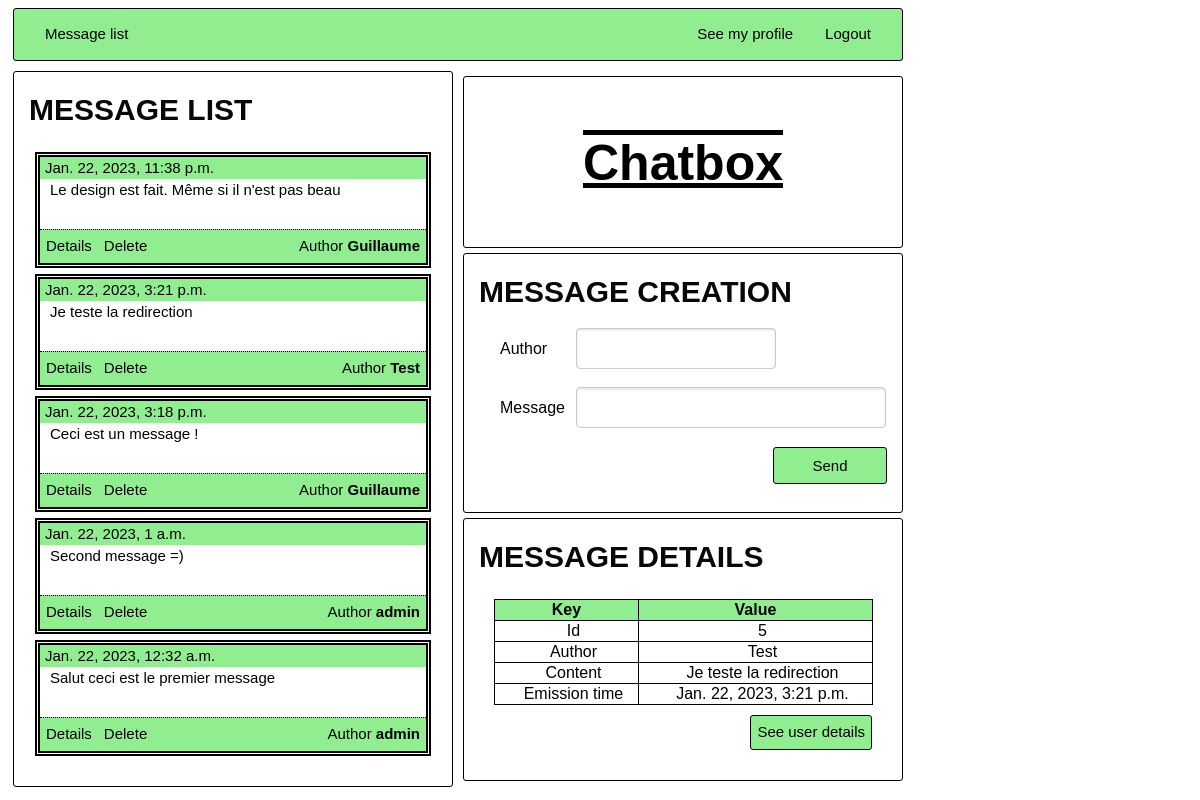
The page /message-app/message/5/details on the database its author committed.
### message_app/models.py (models this page shows, shortened)
class Message(models.Model):
    content = models.CharField(max_length=200)
    emission_time = models.DateTimeField('emission time', null = True)
    author = models.CharField(max_length=200)

### message_app/views.py (the view)
# urls.py: path('message/<int:message_id>/details', views.get_message_details, name='message_details'),
def get_message_details(request, message_id):
    message = MessageRepository.get_message(message_id)
    return index(request, message)

### message_app/forms.py (shortened to what this page needs)
class MessageCreationForm(forms.Form):
    author = forms.CharField(required=True, max_length=200, widget=forms.TextInput(attrs={'class':'short'}))
    content = forms.CharField(required=True, max_length=200)

### message_app/repository.py (called while the page is built)
    def get_messages():
        return Message.objects.order_by('-emission_time')

    def get_message(message_id):
        return get_object_or_404(Message, pk = message_id)

### message_app/views.py (called while the page is built)
def index(request, message = MessageRepository.get_last_message()):
    messages = MessageRepository.get_messages()
    form = MessageCreationForm()
    return render(request, 'index.html', {'messages': messages, 'form': form, 'user_id': "admin", "message": message})

### message_app/templates/index.html
{% load static %}
<link rel="stylesheet" href="{% static 'style.css' %}">
<link rel="stylesheet" href="{% static 'message.css' %}">
 <div id='header' class="module_main">{% include "header.html" %}</div>
 <div class="box">
    <div class="box_left">
        <div class="module_main">
            {% include "messages.html" %}
        </div>
    </div>
    <div class="box_right">
        <div class="app_brand module_main">
            <h1>Chatbox</h1>
        </div>
        {% if form %}
        <div class="module_main">
            {% include "message_form.html" %}
        </div>
        {% endif %}
        {% if message %}
        <div class="module_main">
            {% include "message_details.html" %}
        </div>
        {% endif %}
    </div>
</div>

### message_app/templates/messages.html
{% load static %}
<link rel="stylesheet" href="{% static 'style.css' %}">
<link rel="stylesheet" href="{% static 'message.css' %}">
<h2 class="sub_title">Message list</h2>
<ul class="messageUl">
    {% for message in messages %}
        <li class="message">
            <div class="time">{{ message.emission_time }} </div>
            <div class="messageContent">{{ message.content }}</div>
            <ul div class="lowerButton">
                <li><a href="{% url 'message_app:message_details' message.id %}">Details</a></li>
                <li><a href="{% url 'message_app:delete' message.id %}">Delete</a></li>
                <li style="float:right"><a href="{% url 'login_app:user_details' message.author %}">Author <b>{{ message.author }} </b></a></li>
            </ul>
        </li>
    {% endfor %}
</ul>

### message_app/templates/message_details.html
{% load static %}
<link rel="stylesheet" href="{% static 'style.css' %}">
<link rel="stylesheet" href="{% static 'detail.css' %}">
<div id="detail_module">
    <h2 class="sub_title">Message details</h2>
    <div class="details">
        <table class="details_table">
            <th class="details_th">Key</th>
            <th class="details_th">Value</th>
            <tr class="details_tr">
                <td class="details_td">Id</td>
                <td class="details_td">{{ message.id }}</td>
            </tr>
            <tr class="details_tr">
                <td class="details_td">Author</td>
                <td class="details_td"> {{ message.author }}</td>
            </tr>
            <tr class="details_tr">
                <td class="details_td">Content</td>
                <td class="details_td">{{ message.content }}</td>
            </tr>
            <tr class="details_tr">
                <td class="details_td">Emission time</td>
                <td class="details_td">{{ message.emission_time }}</td>
            </tr>
        </table>
        <div class="bottom_row">
            <a class="right_button back_button" href="{% url 'login_app:user_details' message.author %}">See user details</a>
        </div>
    </div>
</div>

### message_app/static/style.css (style rules this page uses)
h2 { position: relative; padding: 0; margin: 0; font-family: "Raleway", sans-serif; font-weight: 600; font-size: 35px; color: #080808; }
h2.sub_title { font-style: normal; text-align: left; text-transform: uppercase; padding-bottom: 5px; margin-top: 0px; font-size: 30px; }
.module_main { border: 1px solid black; border-radius: 3px; padding: 15px; margin: 5px; }
.back_button { display: inline-block; color:black; border: 1px solid black; list-style-type: none; margin: 0; padding: 0; overflow: hidden; background-color: lightgreen; padding: 5px 6px; text-decoration: none; border-radius: 3px; }
.bottom_row { padding-top: 10px; padding-bottom: 10px; height: 40px; }
.right_button { float: right; }
.app_brand { font-family: "Raleway", sans-serif; font-size: 25px; height: 140px; text-align: center; text-decoration: underline overline black; }

### message_app/static/message.css (style rules this page uses)
li.message { border: thick double black; margin: 6px; }
.time { background-color: lightgreen; padding-left: 5px; }
.messageContent { height: 50px; padding-left: 10px; }
.messageUl { list-style-type: none; padding-left: 0px; }
ul.lowerButton { border-top: 1px dotted black; list-style-type: none; margin: 0; padding: 0; overflow: hidden; background-color: lightgreen; }
ul.lowerButton li { float: left; padding: 5px 6px; }
ul.lowerButton li a { display: inline-block; text-align: center; text-decoration: none; color: black; }

### message_app/static/header.css (style rules this page uses)
#header { padding-top: 0px; padding-bottom: 0px; background-color: lightgreen; }
ul { display: block; list-style-type: disc; margin-block-start: 1em; margin-block-end: 1em; margin-inline-start: 0px; margin-inline-end: 0px; padding-inline-start: 40px; }
li { display: list-item; text-align: -webkit-match-parent; }
*, *:before, *:after { box-sizing: inherit; }

### message_app/static/form.css (style rules this page uses)
input[type=text] { width: 100%; margin: 8px 0; display: inline-block; border: 1px solid #ccc; box-shadow: inset 0 1px 3px #ddd; border-radius: 4px; -webkit-box-sizing: border-box; -moz-box-sizing: border-box; box-sizing: border-box; padding-left: 20px; padding-right: 20px; padding-top: 12px; padding-bottom: 12px; }
input.short { width: 15em; }
table { width: 100%; border-collapse: collapse; }
.box { display: flex; align-items: center; justify-content: center; }
.box_left { width: 50%; }
.box_right { width: 50%; }

### message_app/static/detail.css (style rules this page uses)
table { width: 100%; border-collapse: collapse; }
#detail_module { padding-bottom: 0px; }
.details { margin-top: 15px; margin-left: 15px; margin-right: 15px; }
.details_td { text-align: center; padding-left: 15px; }
th { background-color: lightgreen; }
.details_table, .details_th, .details_td { border: 1px solid black; }

### rows shown on the page
Message: emission_time "Jan. 22, 2023, 11:38 p.m.", content "Le design est fait. Même si il n'est pas beau", author "Guillaume"
Message: emission_time "Jan. 22, 2023, 3:21 p.m.", content "Je teste la redirection", author "Test", id "5"
Message: emission_time "Jan. 22, 2023, 3:18 p.m.", content "Ceci est un message !", author "Guillaume"
Message: emission_time "Jan. 22, 2023, 1 a.m.", content "Second message =)", author "admin"
Message: emission_time "Jan. 22, 2023, 12:32 a.m.", content "Salut ceci est le premier message", author "admin"
